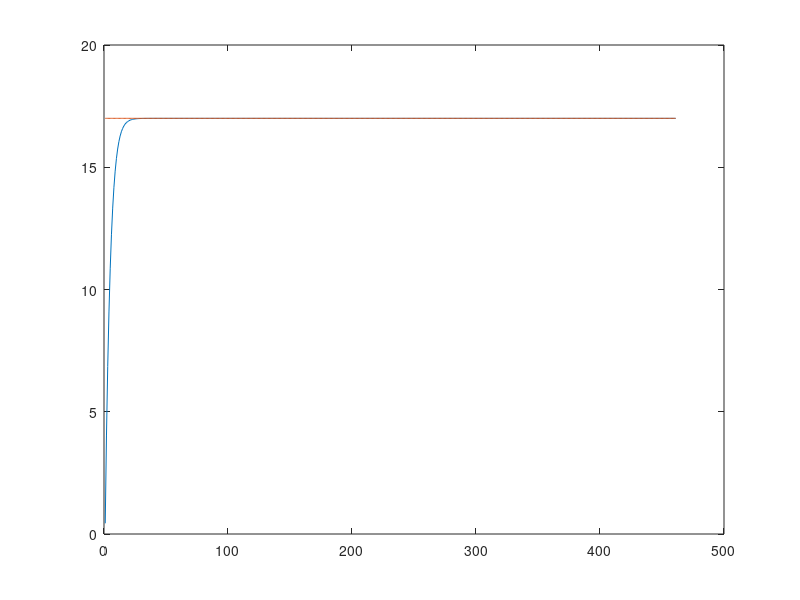
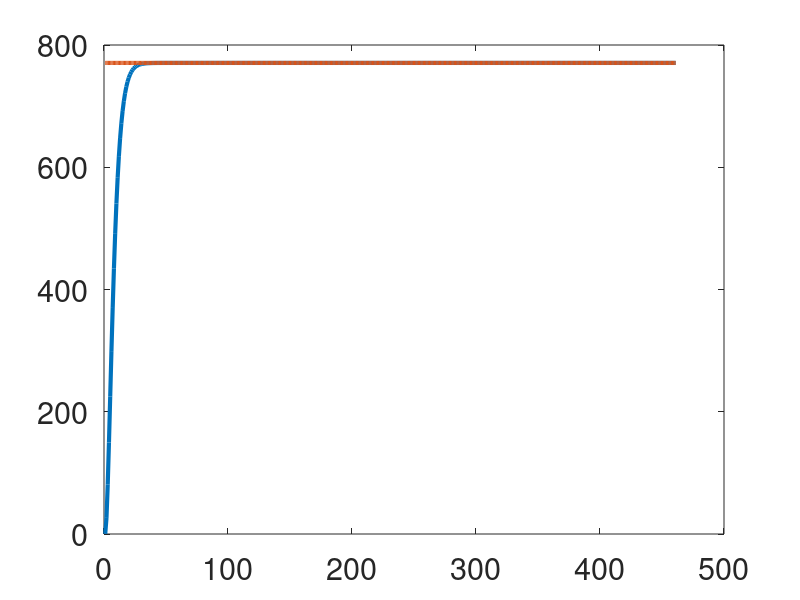

MATLAB code to generate these figures, in order:
clear all
v=34;
%vv = [1:1000];
u=1;
n=1e6;
%s1=4
%s=1000;
s= [1:10:600, 600:1000];
for n = 1:length(s)
%for n = 1:length(vv)

       s1 = s(n);
  % v= vv(n);
phiprime=rand([1,n]).*exprnd(v,[1,n]);
phi = phiprime(find(phiprime<(s1)));
alpha(n) = ((1-exp(-s1/v)+(s1/v)*expint(s1/v)));
phianalytic(n) = (v/2-(1/2)*(s1+v)*exp(-s1/v)+((s1^2)/(2*v))*expint(s1/v))/alpha(n);
phianalytic2(n) = (2*(v.^2)/3-(1/3)*((s1^2)+(2*v.^2)+(2*v*s1))*exp(-s1/v)+((s1^3)/(3*v))*expint(s1/v))/alpha(n);
end
plot(phianalytic);
hold on
plot(ones(1,length(phianalytic)).*(v/2)+.001)
figure
plot(phianalytic2);
hold on
plot(ones(1,length(phianalytic2)).*(2*v^2/3)+.001)
set(gca,'fontsize',22)
set(findall(gca, 'Type', 'Line'),'LineWidth',3);
fprintf('mean phi'':%f analytical 1:%f \n',mean(phiprime),v/2)
fprintf('mean2 phi'':%f analytical 1:%f\n',mean(phiprime.^2),(2*v^2)/3)
fprintf('mean phi:%f analytical 1:%f \n',mean(phi),phianalytic)
